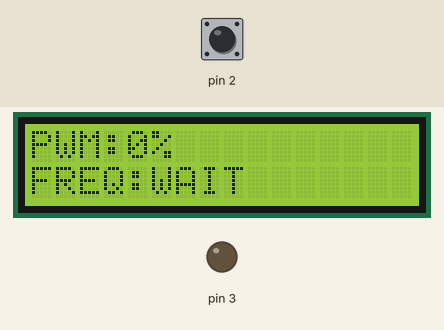
Recording of a sketch running on a simulated Arduino Uno, built with avr-gcc and run on an emulated ATmega328P. Shown: 16×2 character LCD, output pins drawn as LEDs (lit = HIGH). The inputs (shaded band) are chosen by the test bench; at power-on: pin 2 HIGH. What the sketch prints to the serial monitor is not drawn.

Above: at 1.6 s.
1.7 s: pin 2 pulsed LOW 2 times (0.12 s each, 0.3 s apart)
At 2.8 s:
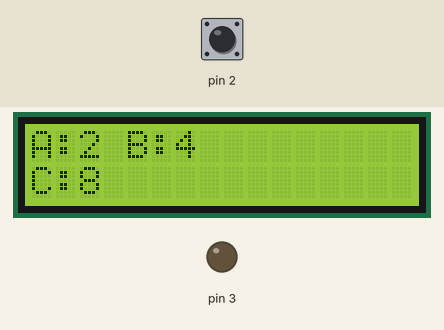
At 3.6 s:
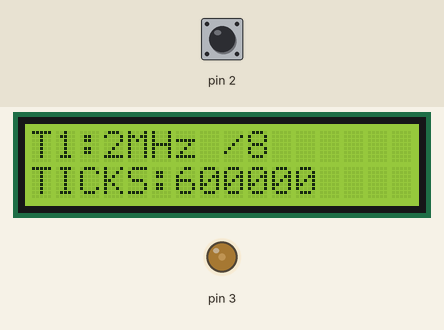
5.3 s: pin 2 pulsed LOW 5 times (0.12 s each, 0.3 s apart)
At 7.8 s:
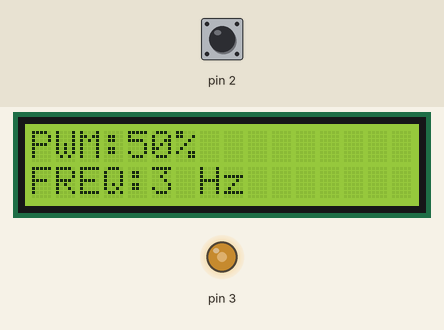
Timing chart, 0 to 24.8 s (numbered marks = the images above; inputs shaded):
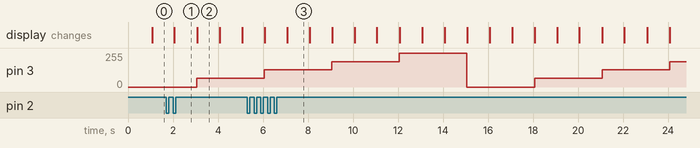

Measured:
- after the input at 1.7 s, the display: first differs from a run without the input after 1.4 s (image 2)
- after the input at 5.3 s, the display: first changes after 0.77 s (image 3 shows a later state)
- what the display in image 2 shows lasts 1.0 s, from 3.1 s to 4.1 s

The sketch:

module5_firmware.ino
```cpp
#include <Arduino.h>
#include <LiquidCrystal.h>
#include <avr/interrupt.h>

LiquidCrystal lcd(8, 9, 4, 5, 6, 7);

/* Timer1 frequency measurement variables */
volatile uint32_t timer1OverflowCount = 0;
volatile uint32_t lastTimestamp = 0;
volatile uint32_t periodTicks = 0;
volatile uint32_t lastEdgeMillis = 0;
volatile bool firstEdge = true;
volatile bool frequencyValid = false;

/* Current PWM duty */
uint8_t pwmDuty = 0;

/* Software timer counters */
uint32_t taskACount = 0;
uint32_t taskBCount = 0;
uint32_t taskCCount = 0;

/* Next execution times */
uint32_t nextTaskA;
uint32_t nextTaskB;
uint32_t nextTaskC;
uint32_t nextDutyChange;
uint32_t nextLcdPage;

uint8_t dutyIndex = 0;
uint8_t lcdPage = 0;

/* PWM duty sequence */
const uint8_t dutyValues[] = {0, 25, 50, 75, 100};
const uint8_t DUTY_COUNT = sizeof(dutyValues) / sizeof(dutyValues[0]);

/* Software timer periods in milliseconds */
const uint32_t TASK_A_TIME = 1000UL;
const uint32_t TASK_B_TIME = 500UL;
const uint32_t TASK_C_TIME = 250UL;

const uint32_t DUTY_TIME = 3000UL;
const uint32_t LCD_TIME = 1000UL;

/* Timer1: 16 MHz / 8 = 2 MHz */
const uint32_t TIMER1_TICK_HZ = 2000000UL;

/* No signal after 1 second */
const uint32_t SIGNAL_TIMEOUT = 1000UL;


/* Clear old frequency measurement */
void invalidateFrequency()
{
    uint8_t sreg = SREG;
    cli();

    frequencyValid = false;
    firstEdge = true;
    periodTicks = 0;

    SREG = sreg;
}


/* Set PWM duty and handle exact 0% / 100% safely */
void setPwmDuty(uint8_t duty)
{
    if (duty > 100)
        duty = 100;

    pwmDuty = duty;

    /* Exact 0%: disconnect PWM and force D3 LOW */
    if (duty == 0)
    {
        TCCR2A &= ~(1 << COM2B1);
        PORTD &= ~(1 << PORTD3);

        invalidateFrequency();

        Serial.println("PWM DUTY: 0% -> D3 LOW");
        Serial.println("FREQUENCY: WAIT - NO SIGNAL");
        return;
    }

    /* Exact 100%: disconnect PWM and force D3 HIGH */
    if (duty == 100)
    {
        TCCR2A &= ~(1 << COM2B1);
        PORTD |= (1 << PORTD3);

        invalidateFrequency();

        Serial.println("PWM DUTY: 100% -> D3 HIGH");
        Serial.println("FREQUENCY: WAIT - NO SIGNAL");
        return;
    }

    /* Rounded OCR2B value for 25%, 50%, 75% */
    OCR2B = ((uint16_t)duty * 255UL + 50UL) / 100UL;

    TCCR2A |= (1 << COM2B1);

    Serial.print("PWM DUTY: ");
    Serial.print(duty);
    Serial.print("% -> OCR2B=");
    Serial.println(OCR2B);
}


/* Timer2 Fast PWM on D3, frequency about 977 Hz */
void setupPwm()
{
    DDRD |= (1 << DDD3);

    TCCR2A = 0;
    TCCR2B = 0;

    /* Fast PWM, TOP = 255 */
    TCCR2A |= (1 << WGM21) | (1 << WGM20);

    /* Prescaler = 64 */
    TCCR2B |= (1 << CS22);

    OCR2B = 0;
}


/* Timer1 measures the period of the signal on D2 */
void setupFrequencyMeasurement()
{
    /* D2 input with internal pull-up */
    DDRD &= ~(1 << DDD2);
    PORTD |= (1 << PORTD2);

    TCCR1A = 0;
    TCCR1B = 0;
    TCNT1 = 0;

    timer1OverflowCount = 0;

    /* Timer1 clock = 16 MHz / 8 = 2 MHz */
    TCCR1B |= (1 << CS11);

    /* Clear pending overflow flag */
    TIFR1 = (1 << TOV1);

    TIMSK1 |= (1 << TOIE1);

    /* INT0 on rising edge */
    EICRA |= (1 << ISC01) | (1 << ISC00);

    /* Clear pending external interrupt flag */
    EIFR = (1 << INTF0);

    EIMSK |= (1 << INT0);
}


/* Count Timer1 overflows */
ISR(TIMER1_OVF_vect)
{
    timer1OverflowCount++;
}


/* Capture every rising edge on D2 */
ISR(INT0_vect)
{
    uint16_t count = TCNT1;
    uint32_t overflow = timer1OverflowCount;

    /* Correct overflow/capture race */
    if ((TIFR1 & (1 << TOV1)) && count < 32768U)
        overflow++;

    uint32_t timestamp = (overflow << 16) | count;

    if (firstEdge)
    {
        lastTimestamp = timestamp;
        firstEdge = false;
        frequencyValid = false;
    }
    else
    {
        uint32_t period = timestamp - lastTimestamp;

        if (period > 0)
        {
            periodTicks = period;
            frequencyValid = true;
        }

        lastTimestamp = timestamp;
    }

    lastEdgeMillis = millis();
}


/* Safely read 32-bit period value */
uint32_t getPeriodTicks()
{
    uint32_t value;
    uint8_t sreg = SREG;

    cli();
    value = periodTicks;
    SREG = sreg;

    return value;
}


/* Safely read last edge time */
uint32_t getLastEdgeMillis()
{
    uint32_t value;
    uint8_t sreg = SREG;

    cli();
    value = lastEdgeMillis;
    SREG = sreg;

    return value;
}


/* Safely read frequency status */
bool getFrequencyValid()
{
    bool value;
    uint8_t sreg = SREG;

    cli();
    value = frequencyValid;
    SREG = sreg;

    return value;
}


/* Frequency = Timer1 clock / measured period */
uint32_t calculateFrequency(uint32_t period)
{
    if (period == 0)
        return 0;

    /* Rounded frequency calculation */
    return (TIMER1_TICK_HZ + period / 2UL) / period;
}


/* Software Timer A: 1 second */
void taskA()
{
    taskACount++;

    Serial.print("SOFT TIMER A:");
    Serial.print(taskACount);
    Serial.print(" B:");
    Serial.print(taskBCount);
    Serial.print(" C:");
    Serial.println(taskCCount);
}


/* Software Timer B: 500 ms */
void taskB()
{
    taskBCount++;
}


/* Software Timer C: 250 ms */
void taskC()
{
    taskCCount++;
}


/* Run missed software timer events without blocking */
void runScheduler(uint32_t now)
{
    while ((int32_t)(now - nextTaskB) >= 0)
    {
        taskB();
        nextTaskB += TASK_B_TIME;
    }

    while ((int32_t)(now - nextTaskC) >= 0)
    {
        taskC();
        nextTaskC += TASK_C_TIME;
    }

    while ((int32_t)(now - nextTaskA) >= 0)
    {
        taskA();
        nextTaskA += TASK_A_TIME;
    }
}


/* Detect missing input signal */
void updateFrequency(uint32_t now)
{
    if (!getFrequencyValid())
        return;

    if ((uint32_t)(now - getLastEdgeMillis()) >= SIGNAL_TIMEOUT)
    {
        invalidateFrequency();
        Serial.println("FREQUENCY: WAIT - NO SIGNAL");
    }
}


/* Change PWM duty every 3 seconds */
void updatePwm(uint32_t now)
{
    if ((int32_t)(now - nextDutyChange) < 0)
        return;

    dutyIndex++;

    if (dutyIndex >= DUTY_COUNT)
        dutyIndex = 0;

    setPwmDuty(dutyValues[dutyIndex]);

    nextDutyChange += DUTY_TIME;

    /* Recover scheduler if execution was delayed */
    if ((uint32_t)(now - nextDutyChange) > DUTY_TIME * 2UL)
        nextDutyChange = now + DUTY_TIME;
}


/* Rotate LCD through 3 information pages */
void updateLcd(uint32_t now)
{
    if ((int32_t)(now - nextLcdPage) < 0)
        return;

    nextLcdPage += LCD_TIME;

    bool valid = getFrequencyValid();
    uint32_t ticks = valid ? getPeriodTicks() : 0;
    uint32_t frequency = calculateFrequency(ticks);

    lcd.clear();

    /* Page 1: PWM and frequency */
    if (lcdPage == 0)
    {
        lcd.setCursor(0, 0);
        lcd.print("PWM:");
        lcd.print(pwmDuty);
        lcd.print("%");

        lcd.setCursor(0, 1);

        if (valid)
        {
            lcd.print("FREQ:");
            lcd.print(frequency);
            lcd.print(" Hz");
        }
        else
        {
            lcd.print("FREQ:WAIT");
        }
    }

    /* Page 2: Software timers */
    else if (lcdPage == 1)
    {
        lcd.setCursor(0, 0);
        lcd.print("A:");
        lcd.print(taskACount);
        lcd.print(" B:");
        lcd.print(taskBCount);

        lcd.setCursor(0, 1);
        lcd.print("C:");
        lcd.print(taskCCount);
    }

    /* Page 3: Timer1 measurement */
    else
    {
        lcd.setCursor(0, 0);
        lcd.print("T1:2MHz /8");

        lcd.setCursor(0, 1);

        if (valid)
        {
            lcd.print("TICKS:");
            lcd.print(ticks);
        }
        else
        {
            lcd.print("NO SIGNAL");
        }
    }

    lcdPage++;

    if (lcdPage >= 3)
        lcdPage = 0;
}


void setup()
{
    Serial.begin(115200);
    lcd.begin(16, 2);

    /* Protect timer/interrupt configuration */
    uint8_t sreg = SREG;
    cli();

    setupPwm();
    setupFrequencyMeasurement();

    SREG = sreg;

    uint32_t now = millis();

    nextTaskA = now + TASK_A_TIME;
    nextTaskB = now + TASK_B_TIME;
    nextTaskC = now + TASK_C_TIME;
    nextDutyChange = now + DUTY_TIME;
    nextLcdPage = now + LCD_TIME;

    Serial.println("==============================");
    Serial.println("MODULE 5");
    Serial.println("==============================");
    Serial.println("PWM: TIMER2 D3");
    Serial.println("FREQ: TIMER1 D2");
    Serial.println("D3 -> D2 JUMPER");
    Serial.println("PWM FREQUENCY: ~977 Hz");
    Serial.println("TIMER1 RESERVED: FREQUENCY");
    Serial.println("TIMER2 RESERVED: PWM");
    Serial.println("==============================");

    /* Start at 0% duty */
    setPwmDuty(dutyValues[dutyIndex]);
}


void loop()
{
    uint32_t now = millis();

    runScheduler(now);
    updateFrequency(now);
    updatePwm(now);
    updateLcd(now);
}
```
